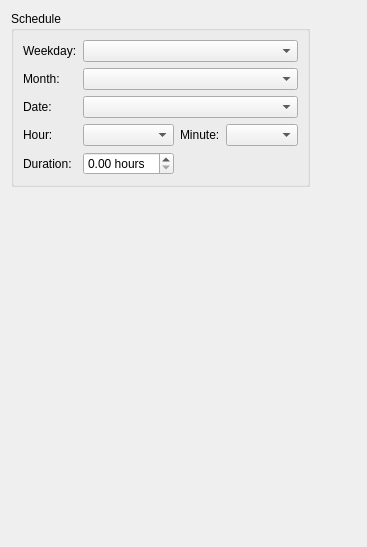
     <widget class="QWidget" name="tabStartup">
      <attribute name="title">
       <string>Schedule and Conditions</string>
      </attribute>
      <layout class="QGridLayout" name="gridLayout_5">
       <item row="2" column="0">
        <spacer name="verticalSpacer_3">
         <property name="orientation">
          <enum>Qt::Vertical</enum>
         </property>
         <property name="sizeHint" stdset="0">
          <size>
           <width>20</width>
           <height>343</height>
          </size>
         </property>
        </spacer>
       </item>
       <item row="0" column="0">
        <widget class="QGroupBox" name="groupBox_6">
         <property name="whatsThis">
          <string>&lt;p&gt;Control when this package activates. You can have the package activate on specific weekdays, calendar dates, times of day, et cetera, or leave those options set to &quot;any.&quot; You can only have the package activate at a specific minute if you also have it activate at a specific hour (i.e. you can have a package run at 5:30 AM, but you can't have a package run at &quot;half-past every hour&quot;).&lt;/p&gt;
&lt;p&gt;These options are not available for package templates.&lt;/p&gt;</string>
         </property>
         <property name="title">
          <string>Schedule</string>
         </property>
         <layout class="QGridLayout" name="gridLayout_6">
          <item row="0" column="0">
           <widget class="QLabel" name="label_5">
            <property name="text">
             <string>Weekday:</string>
            </property>
            <property name="buddy">
             <cstring>scheduleWeekday</cstring>
            </property>
           </widget>
          </item>
          <item row="1" column="0">
           <widget class="QLabel" name="label_6">
            <property name="text">
             <string>Month:</string>
            </property>
            <property name="buddy">
             <cstring>scheduleMonth</cstring>
            </property>
           </widget>
          </item>
          <item row="2" column="0">
           <widget class="QLabel" name="label_7">
            <property name="text">
             <string>Date:</string>
            </property>
            <property name="buddy">
             <cstring>scheduleDate</cstring>
            </property>
           </widget>
          </item>
          <item row="3" column="0">
           <widget class="QLabel" name="label_8">
            <property name="text">
             <string>Hour:</string>
            </property>
            <property name="buddy">
             <cstring>scheduleHour</cstring>
            </property>
           </widget>
          </item>
          <item row="3" column="1">
           <widget class="QComboBox" name="scheduleHour"/>
          </item>
          <item row="3" column="2">
           <widget class="QLabel" name="label_10">
            <property name="text">
             <string>Minute:</string>
            </property>
            <property name="buddy">
             <cstring>scheduleMinute</cstring>
            </property>
           </widget>
          </item>
          <item row="3" column="3">
           <widget class="QComboBox" name="scheduleMinute"/>
          </item>
          <item row="4" column="0">
           <widget class="QLabel" name="label_9">
            <property name="text">
             <string>Duration:</string>
            </property>
            <property name="buddy">
             <cstring>scheduleDuration</cstring>
            </property>
           </widget>
          </item>
          <item row="2" column="1" colspan="3">
           <widget class="QComboBox" name="scheduleDate"/>
          </item>
          <item row="4" column="1">
           <widget class="QDoubleSpinBox" name="scheduleDuration">
            <property name="suffix">
             <string> hours</string>
            </property>
           </widget>
          </item>
          <item row="1" column="1" colspan="3">
           <widget class="QComboBox" name="scheduleMonth"/>
          </item>
          <item row="0" column="1" colspan="3">
           <widget class="QComboBox" name="scheduleWeekday"/>
          </item>
         </layout>
        </widget>
       </item>
       <item row="0" column="1">
        <spacer name="horizontalSpacer_7">
         <property name="orientation">
          <enum>Qt::Horizontal</enum>
         </property>
         <property name="sizeHint" stdset="0">
          <size>
           <width>40</width>
           <height>20</height>
          </size>
         </property>
        </spacer>
       </item>
       <item row="1" column="0" colspan="2">
        <widget class="DKConditionList" name="conditions"/>
       </item>
      </layout>
     </widget>
